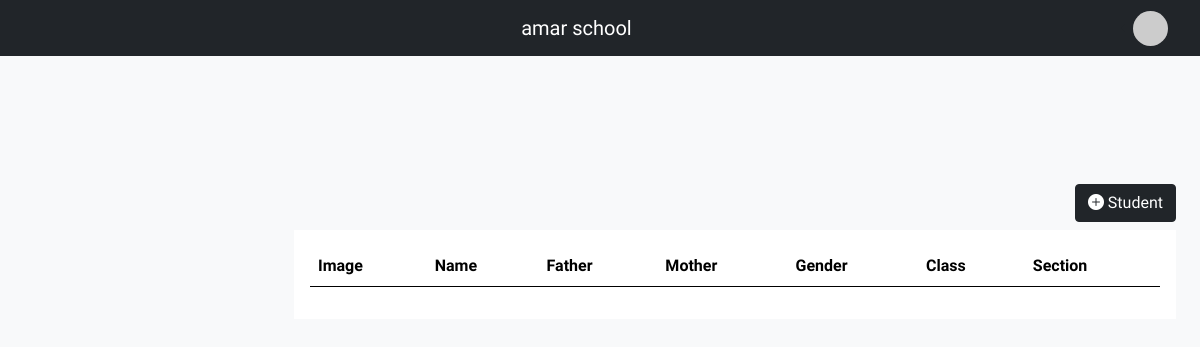
/dashboard/student (signed in), run on an earlier commit of the app's database.
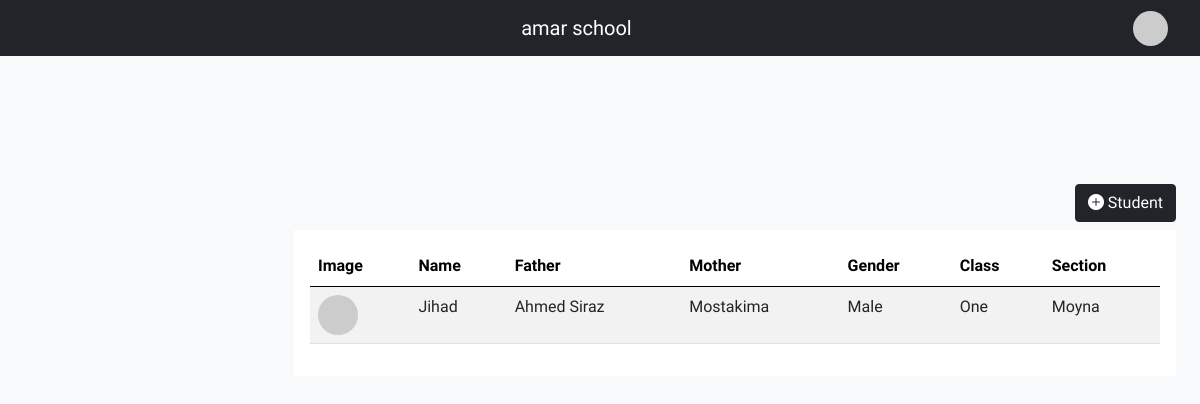
And on a later commit of the database.
### base/models.py (models this page shows)
class Students(models.Model):
       school = models.ForeignKey(User,on_delete=models.CASCADE,null=True,blank=True)
       name = models.CharField(max_length=500)
       image = models.FileField(upload_to='stu')
       fname = models.CharField(max_length=100)
       mname = models.CharField(max_length=100)
       clas = models.ForeignKey(Class, on_delete=models.DO_NOTHING)
       sec = models.ForeignKey(Section, on_delete=models.DO_NOTHING)
       roll = models.CharField(max_length=10000)
       due_date = models.DateField()
       blood = models.CharField(max_length=20)
       gender = models.CharField(max_length=20)
       birth = models.DateField(null=True,blank=True)
       join = models.DateField(null=True, blank=True)

class Class(models.Model):
  school = models.ForeignKey(User, on_delete=models.CASCADE, null=True, blank=True)
  name = models.CharField(max_length=50)
  type = models.CharField(max_length=100)
  subjects = models.ManyToManyField(Subject)
  start_time = models.TimeField(null=True, blank=True)
  end_time = models.TimeField(null=True, blank=True)

class Section(models.Model):
  school = models.ForeignKey(User, on_delete=models.CASCADE, null=True, blank=True)
  name = models.CharField(max_length=200)
  clas_name = models.ForeignKey(Class, on_delete=models.CASCADE,null=True,blank=True)
  shift = models.CharField(max_length=100)
  year = models.CharField(max_length=100)
  group = models.CharField(max_length=100)
  room = models.CharField(max_length=100)

### base/views.py (the view, shortened to what this page needs)
# urls.py: path('dashboard/student', create_student),
def create_student(request):
    from base.models import Students
    context = {'stud':Students.objects.filter(school=request.user)}
    return render(request, 'dashboard/student.html',context)

### base/context_processors.py (called while the page is built)
def get_subjects(r):
  context = {'subjects': Subject.objects.all()}
  return context

def get_classes(r):
  context = {'classes': Class.objects.filter(school__id=r.user.id)}
  return context

def get_years(r):
  context = {'years':Year.objects.all()}
  return context

def get_sec(r):
  context = {'sections':Section.objects.all()}
  return context

def get_day(r):
  context = {'days':Day.objects.all()}
  return context

### base/models.py (called while the page is built)
  def __str__(self):
    return self.name

### templates/dashboard/student.html (shortened to what this page needs)
{% extends 'dashboard/dashboard.html' %}
{% block body %}
<div class="col-md-12">
<section class="vh-100">
 <div class="mt-5 d-lex h-75 justify-content-center align-items-center">
<div class="text-end">
<button type="button" class="btn btn-dark my-2" data-bs-toggle="modal" data-bs-target="#exampleModal">
  <i class="bi bi-plus-circle-fill"></i> Student
</button>
</div>
 </div>
   <div class="card-table card-body bg-white">
<table class="table table-striped">
  <thead>
    <tr>
      <th scope="col">Image</th>
      <th scope="col">Name</th>
     <th scope="col">Father</th>
      <th scope="col">Mother</th>
      <th scope="col">Gender</th>
      <th scope="col">Class</th>
      <th scope="col">Section</th>
    </tr>
  </thead>
  <tbody>
    {% for s in stud %}
    <tr>
      <td>{% if s.image %} <img class="st my-auto img-fluid"
        src="{{s.image.url}}"
        alt="avatar" /> {% else %}<img class="st my-auto img-fluid"
  src="https://api.dicebear.com/7.x/adventurer/svg?seed={{s.name}}"
  alt="avatar" />{% endif %}</td>
      <td>{{s.name}}</td>
      <td>{{s.fname}}</td>
      <td>
       {{s.mname}}
      </td>
<td>
       {{s.gender}}
      </td>
<td>
       {{s.clas.name}}
      </td>
<td>
       {{s.sec.name}}
      </td>
    </tr>
    {% endfor %}
  </table>
        </div>
    </div>
</div>
{% endblock %}

What changed in the data, as far as the page shows it:
added Students: name "Jihad", fname "Ahmed Siraz", mname "Mostakima", gender "Male", clas.name "One", sec.name "Moyna"
